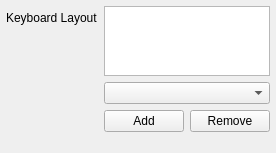
<?xml version="1.0" encoding="UTF-8"?>
<ui version="4.0">
 <class>pageLanguage</class>
 <widget class="QWidget" name="pageLanguage">
  <property name="geometry">
   <rect>
    <x>0</x>
    <y>0</y>
    <width>251</width>
    <height>153</height>
   </rect>
  </property>
  <layout class="QFormLayout" name="layPage3">
   <property name="leftMargin">
    <number>6</number>
   </property>
   <property name="topMargin">
    <number>6</number>
   </property>
   <property name="rightMargin">
    <number>6</number>
   </property>
   <property name="bottomMargin">
    <number>6</number>
   </property>
   <item row="0" column="0">
    <widget class="QLabel" name="label_6">
     <property name="text">
      <string>Keyboard Layout</string>
     </property>
    </widget>
   </item>
   <item row="0" column="1">
    <layout class="QVBoxLayout" name="multiKeyboardLayout">
     <item>
      <widget class="QListView" name="layoutView">
       <property name="maximumSize">
        <size>
         <width>16777215</width>
         <height>72</height>
        </size>
       </property>
      </widget>
     </item>
     <item>
      <widget class="QComboBox" name="layoutCombo"/>
     </item>
     <item>
      <layout class="QHBoxLayout" name="horizontalLayout_2">
       <item>
        <widget class="QPushButton" name="layoutAdd">
         <property name="text">
          <string>Add</string>
         </property>
        </widget>
       </item>
       <item>
        <widget class="QPushButton" name="layoutRemove">
         <property name="text">
          <string>Remove</string>
         </property>
        </widget>
       </item>
      </layout>
     </item>
     <item>
      <spacer name="verticalSpacer">
       <property name="orientation">
        <enum>Qt::Orientation::Vertical</enum>
       </property>
       <property name="sizeHint" stdset="0">
        <size>
         <width>20</width>
         <height>40</height>
        </size>
       </property>
      </spacer>
     </item>
    </layout>
   </item>
  </layout>
 </widget>
 <resources/>
 <connections/>
</ui>
